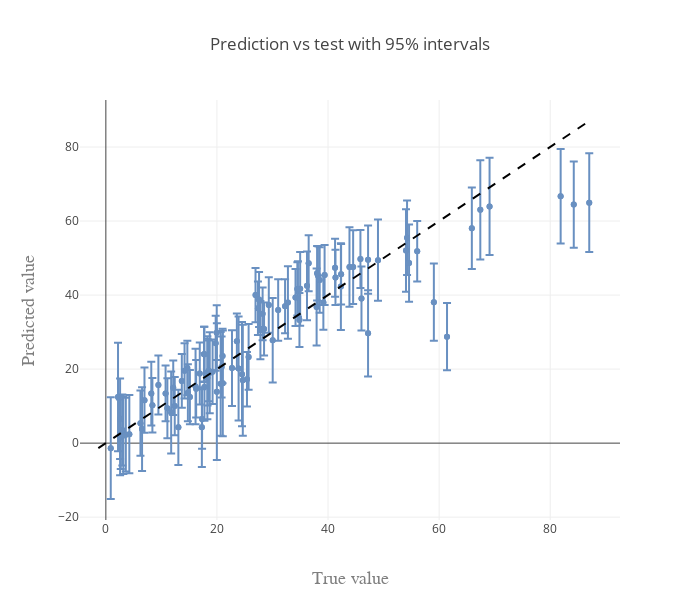

Source (notebook cell):
### Code cell
# Plot diagnostics
#figs = gp_diagnostics(df_unconstr, y_name = 'y', subplots = True)
#for fig in figs:
#    pltlyoff.iplot(fig, filename='')

figs = gp_diagnostics(df_unconstr, y_name = 'y', subplots = False)
pltlyoff.iplot(figs[1], filename='')
